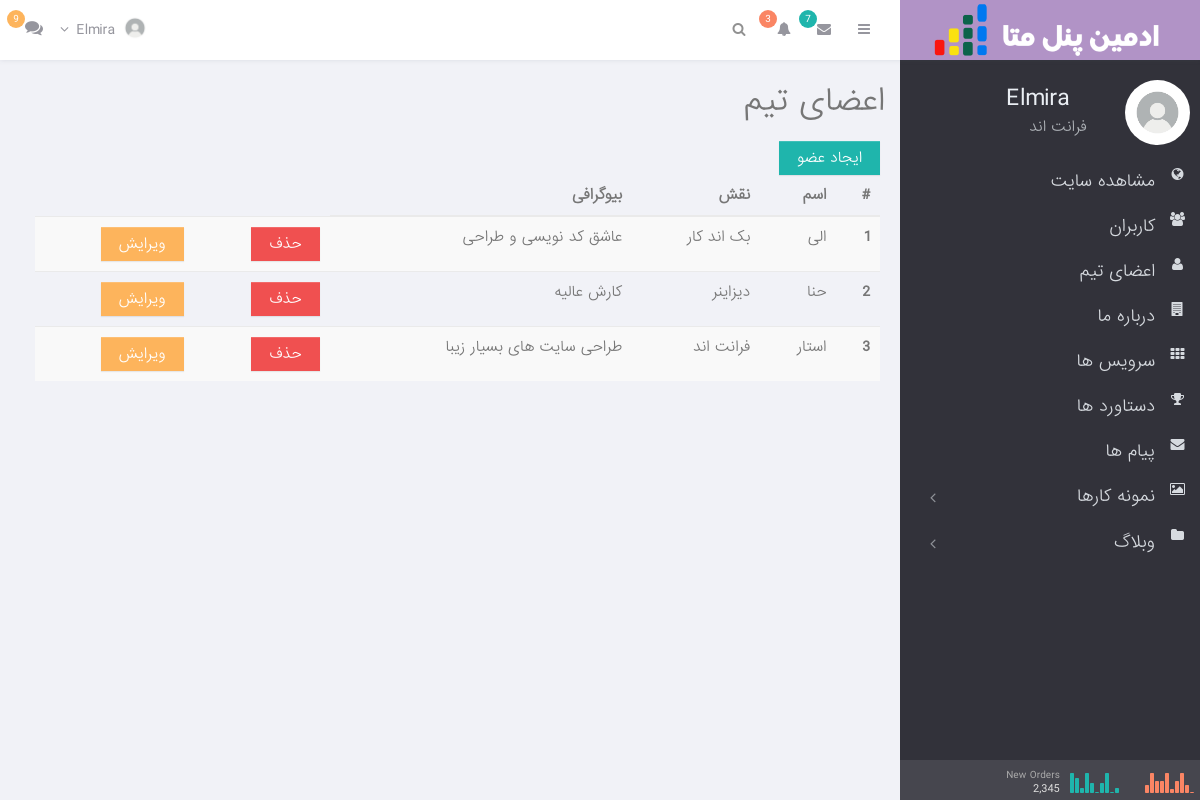
/dashboard/home/app/team_list/ (signed in), run on the app's committed database.
### account/models.py (models this page shows, shortened)
class Member(AbstractBaseUser):
    full_name = models.CharField(max_length=200)
    phone_number = models.CharField(unique=True , max_length=11 , verbose_name="شماره تلفن" , null= True , blank= True)
    email = models.EmailField(unique=True)  # ایمیل به عنوان فیلد یکتا (ضروری برای ورود)
    avatar = models.ImageField(upload_to="avatar/" , blank=True , null=True , verbose_name='تصویر پروفایل')
    role = models.CharField(max_length=100,null= True , blank= True , verbose_name="نقش" )
    created = models.DateTimeField(null= True , blank= True , auto_now_add= True , verbose_name="تاریخ عضویت")
    is_active = models.BooleanField(default=True , verbose_name='آیا کاربر فعاله ؟')
    is_admin = models.BooleanField(default=False , verbose_name='آیا کاربر ادمین است ؟')
    is_superuser = models.BooleanField(default=False , verbose_name='آیا کاربر مدیر است ؟')
    USERNAME_FIELD = 'phone_number'
    REQUIRED_FIELDS = ['full_name','email']
    objects = UserManager()
    class Meta:
        verbose_name  = "کاربر"
        verbose_name_plural = "کاربران"

### home/models.py (models this page shows, shortened)
class TeamMember(models.Model):
    name = models.CharField(verbose_name = 'نام کاربر', max_length=100)
    role = models.CharField(verbose_name = 'نقش', max_length=100)
    bio = models.TextField(verbose_name = 'بیوگرافی')
    image = models.ImageField(upload_to = 'team_profile/',null = True , blank = True  , verbose_name='تصویر کاربر')
    class Meta:
        verbose_name = 'عضو تیم'
        verbose_name_plural = 'اعضای تیم'

### dashboard/views.py (the view)
# urls.py: path('team_list/',views.TeamMemberListView.as_view(), name = 'team_list'),
class TeamMemberListView(ListView , SuperUserOnlyMixin ):
    model = TeamMember
    template_name = 'home-dashboard/team_member/team_list.html'
    context_object_name = 'teams'

### meta/context_processors.py (called while the page is built)
def static_path(request):
    return {"STATIC_PATH": settings.STATIC_URL}

### dashboard/templates/home-dashboard/team_member/team_list.html (shortened to what this page needs)
{% extends 'dashboard-base.html' %}
 {% block title %}
    <h1 class="title">اعضای تیم </h1>
 {% endblock %}
{% block admin_content %}
<div style="direction: rtl; text-align: right; padding: 0 20px;">
  <table class="table table-dark table-striped text-right">
    <a href="{% url 'dashboard:team_create' %}" class="btn btn-primary">ایجاد عضو </a>
  <thead>
    <tr>
      <th scope="col">#</th>
      <th scope="col">اسم</th>
      <th scope="col">نقش</th>
      <th scope="col">بیوگرافی</th>
    </tr>
  </thead>
  <tbody>
  {% for team in teams %}
    <tr>
      <th scope="row">{{forloop.counter}}</th>
      <td>{{team.name}}</td>
      <td>{{team.role}}</td>
      <td>{{team.bio|truncatechars:50}}</td>
      <td><a  href="{% url 'dashboard:team_delete'  team.pk %}" class="btn btn-danger">حذف</a></td>
      <td><a href="{% url 'dashboard:team_update'  team.pk %}" class="btn btn-warning">ویرایش</a></td>
    </tr>
  {% endfor %}
  </tbody>
</table>
{% endblock %}

### templates/dashboard-base.html (shortened to what this page needs)
<!DOCTYPE html>
<html class=" ">
<head>
        <link href="{{ STATIC_PATH }}admin_pannel/plugins/pace/pace-theme-flash.css" rel="stylesheet" type="text/css" media="screen"/>
        <link href="{{ STATIC_PATH }}admin_pannel/plugins/bootstrap/css/bootstrap.min.css" rel="stylesheet" type="text/css"/>
        <link href="{{ STATIC_PATH }}admin_pannel/plugins/bootstrap/css/bootstrap-theme.min.css" rel="stylesheet" type="text/css"/>
        <link href="{{ STATIC_PATH }}admin_pannel/fonts/font-awesome/css/font-awesome.css" rel="stylesheet" type="text/css"/>
        <link href="{{ STATIC_PATH }}admin_pannel/css/animate.min.css" rel="stylesheet" type="text/css"/>
        <link href="{{ STATIC_PATH }}admin_pannel/plugins/perfect-scrollbar/perfect-scrollbar.css" rel="stylesheet" type="text/css"/>
        <link href="{{ STATIC_PATH }}admin_pannel/plugins/icheck/skins/minimal/white.css" rel="stylesheet" type="text/css" media="screen"/><link href="{{ STATIC_PATH }}admin_pannel/plugins/jvectormap/jquery-jvectormap-2.0.1.css" rel="stylesheet" type="text/css" media="screen"/>
        <link href="{{ STATIC_PATH }}admin_pannel/css/style.css" rel="stylesheet" type="text/css"/>
        <link href="{{ STATIC_PATH }}admin_pannel/css/responsive.css" rel="stylesheet" type="text/css"/>
    </head>
    <body class=" ">
        <div class='page-topbar '>
            <div class='logo-area'>
            </div>
            <div class='quick-area'>
                <div class='pull-left'>
                    <ul class="info-menu left-links list-inline list-unstyled">
                        <li class="sidebar-toggle-wrap">
                            <a href="#" data-toggle="sidebar" class="sidebar_toggle">
                                <i class="fa fa-bars"></i>
                            </a>
                        </li>
                        <li class="">
                            <a href="#" data-toggle="dropdown" class="toggle">
                                <i class="fa fa-envelope"></i>
                                <span class="badge badge-primary">7</span>
                            </a>
                        </li>
                        <li class="">
                            <a href="#" data-toggle="dropdown" class="toggle">
                                <i class="fa fa-bell"></i>
                                <span class="badge badge-orange">3</span>
                            </a>
                        </li>
                        <li class="hidden-sm hidden-xs searchform">
                            <div class="input-group">
                                <span class="input-group-addon input-focus">
                                    <i class="fa fa-search"></i>
                                </span>
                            </div>
                        </li>
                    </ul>
                </div>
                <div class='pull-right'>
  <ul class="info-menu right-links list-inline list-unstyled">
                        <li class="profile">
                            <a href="#" data-toggle="dropdown" class="toggle">
                                {% if request.user.avatar %}
                                    <img src="{{request.user.avatar.url }}" alt="user-image" class="img-circle img-inline">
                                {% else %}
                                    <img src="{{ STATIC_PATH }}images/defult_profile.jpg" alt="user-image" class="img-circle img-inline">
                                {% endif %}
                                <span>{{request.user.full_name}} <i class="fa fa-angle-down"></i></span>
                            </a>
                        </li>
                        <li class="chat-toggle-wrapper">
                            <a href="#" data-toggle="chatbar" class="toggle_chat">
                                <i class="fa fa-comments"></i>
                                <span class="badge badge-warning">9</span>
                            </a>
                        </li>
                    </ul>
                </div>
            </div>
        </div>
        <div class="page-container row-fluid">
            <div class="page-sidebar ">
                <div class="page-sidebar-wrapper" id="main-menu-wrapper">
                    <div class="profile-info row">
                        <div class="profile-image col-md-4 col-sm-4 col-xs-4">
                            <a href="">
                                {% if request.user.avatar %}
                                    <img src="{{request.user.avatar.url}}" class="img-responsive img-circle">
                                {% else %}
                                    <img src="{{ STATIC_PATH }}images/defult_profile.jpg" class="img-responsive img-circle">
                                {% endif %}
                            </a>
                        </div>
                        <div class="profile-details col-md-8 col-sm-8 col-xs-8">
                            <h3>
                                <a href="">{{request.user.full_name}}</a>
                                <span class="profile-status online"></span>
                            </h3>
                            {% if request.user.role %}
                                <p class="profile-title">{{request.user.role}}</p>
                            {% else %}
                                <p class="profile-title">نقش نامشخص است</p>
                            {% endif %}
                        </div>
                    </div>
                    <ul class='wraplist'>
                          <li class="">
                            <a href="{% url 'home:home' %}">
                                <i class="fa fa-globe fa-x2"></i>
                                <span class="title" > مشاهده سایت</span>
                            </a>
                        </li>
                     {% if request.user.is_superuser %}
                        <li class="">
                            <a href="{% url 'dashboard:user_list' %}">
                                <i class="fa fa-users"></i>
                                <span class="title">کاربران</span>
                            </a>
                        <li class="">
                            <a href="{% url 'dashboard:team_list' %}">
                                <i class="fa fa-user"></i>
                                <span class="title" >اعضای تیم </span>
                            </a>
                        </li>
                        {% endif %}
                        <li class="">
                            <a href="{% url 'dashboard:edit_about' %}">
                                <i class="fa fa-building"></i>
                                <span class="title">درباره ما</span>
                            </a>
                        </li>
                        <li class="">
                            <a href="{% url 'dashboard:service_list' %}">
                                <i class="fa fa-th"></i>
                                <span class="title" >سرویس ها</span>
                            </a>
                        </li>
                        <li class="">
                            <a href="{% url 'dashboard:stats_list' %}">
                                <i class="fa fa-trophy"></i>
                                <span class="title">دستاورد ها</span>
                            </a>
                        </li>
                        <li class="">
                            <a href="{% url 'dashboard:contact_list' %}">
                                <i class="fa fa-envelope"></i>
                                <span class="title">پیام ها</span>
                            </a>
                        </li>
                        <li class="">
                            <a href="javascript:;">
                                <i class="fa fa-image"></i>
                                <span class="title">نمونه کارها</span>
                                <span class="arrow "></span>
                            </a>
                        </li>
                        <li class="">
                            <a href="javascript:;">
                                <i class="fa fa-folder"></i>
                                <span class="title">وبلاگ</span>
                                <span class="arrow "></span>
                            </a>
                        </li>
                </div>
                <div class="project-info">
                    <div class="block1">
                        <div class="data">
                            <span class='title'>New&nbsp;Orders</span>
                            <span class='total'>2,345</span>
                        </div>
                        <div class="graph">
                            <span class="sidebar_orders">...</span>
                        </div>
                    </div>
                    <div class="block2">
                        <div class="graph">
                            <span class="sidebar_visitors">...</span>
                        </div>
                    </div>
                </div>
            </div>
            <section id="main-content" class=" ">
                <section class="wrapper" style='margin-top:60px;display:inline-block;width:100%;padding:15px 0 0 15px;'>
                    <div class='col-lg-12 col-md-12 col-sm-12 col-xs-12'>
                        <div class="page-title">
                            <div class="pull-left">
                                 {% block title %}
                                 {% endblock %}
                            </div>
                        </div>
                    </div>
                    <div class="clearfix"></div>
                    {% block admin_content %}
                    {% endblock %}
                </div>
    </body>
</html>

### data on the page
Member: user.full_name "Elmira", user.role "فرانت اند"
TeamMember: name "الی", role "بک اند کار", bio "عاشق کد نویسی و طراحی"
TeamMember: name "حنا", role "دیزاینر", bio "کارش عالیه"
TeamMember: name "استار", role "فرانت اند", bio "طراحی سایت های بسیار زیبا"
